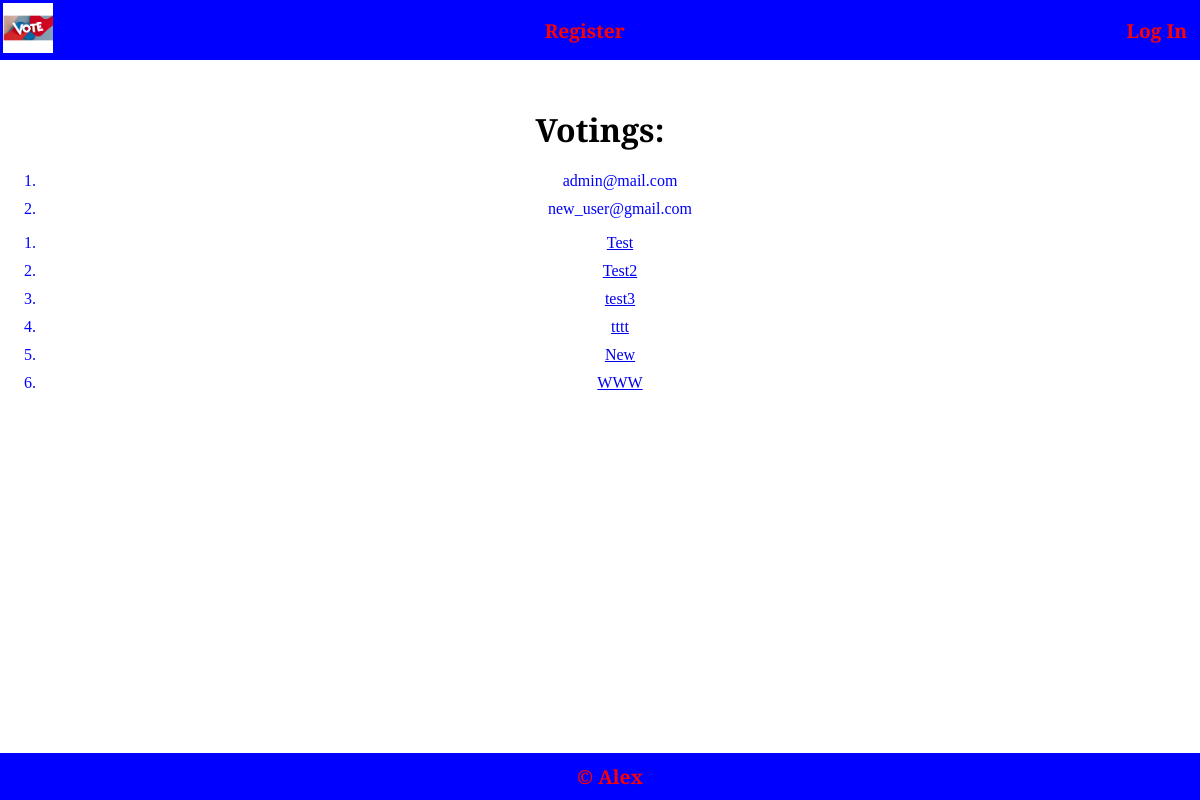
Before: / with the older database file.
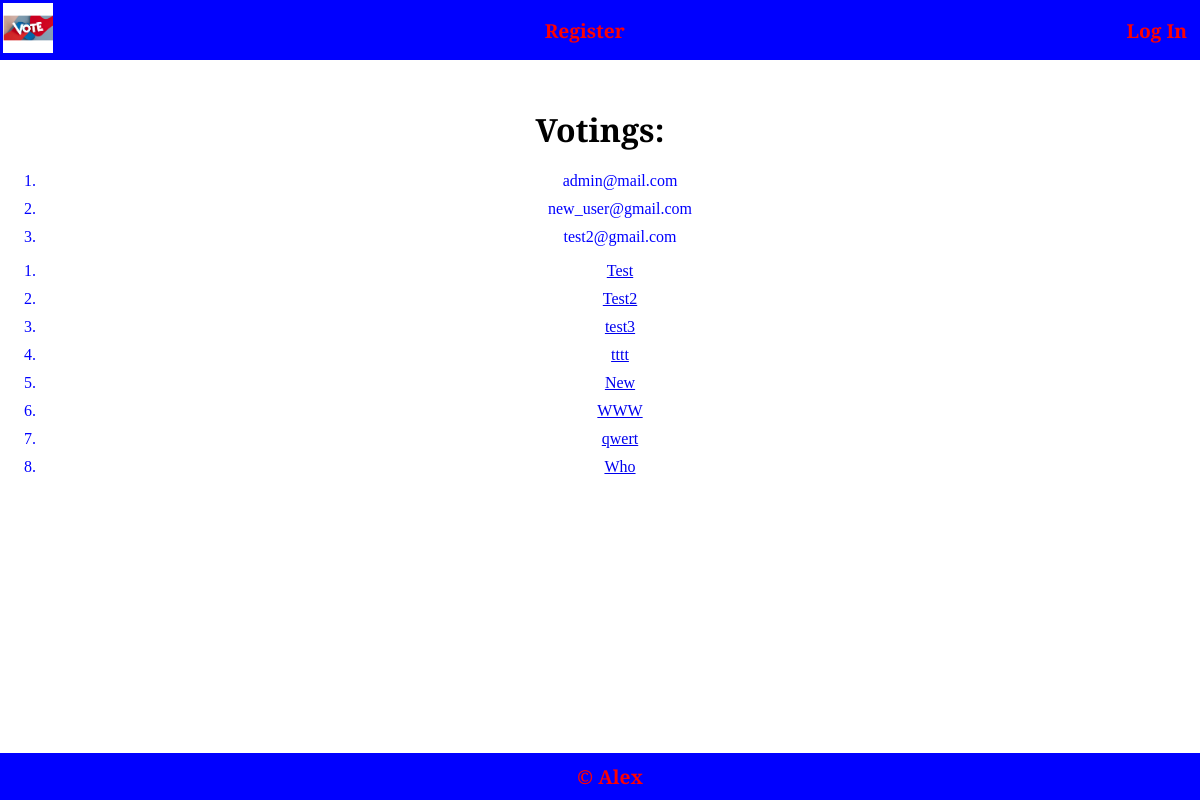
After: the same page with the newer database file.
### authentication/models.py (models this page shows)
class CustomUser(AbstractBaseUser, PermissionsMixin):
    email = models.EmailField(unique=True)
    username = models.CharField(max_length=30, unique=True)
    password = models.CharField(max_length=128)
    rating = models.IntegerField(default=0)
    is_active = models.BooleanField(default=True)
    is_staff = models.BooleanField(default=False)
    is_superuser = models.BooleanField(default=False)
    is_admin = models.BooleanField(default=False)
    objects = CustomUserManager()
    USERNAME_FIELD = 'email'
    REQUIRED_FIELDS = []
    def __str__(self):
        return self.email

### main/models.py (models this page shows, shortened)
class Voting(models.Model):
    header = models.CharField(max_length=200, null=False)
    description = models.TextField(null=False)
    user_id = models.ForeignKey(CustomUser, on_delete=models.CASCADE)

### main/views.py (the view)
# urls.py: path('', views.index, name='index'),
def index(request):
    logger.info("Opened main page")
    return render(request, 'main/index.html', {
        "votes": Voting.objects.all(),
        "users": CustomUser.objects.all()
    })

### main/templates/main/index.html (shortened to what this page needs)
{% extends "layout.html" %}
{% load static %}
{% block body %}
<h1>Votings:</h1>
<ol>
{% for user in users %}
<li>
    {{ user }}
</li>
{% endfor %}
</ol>
<ol>
    {% for vote in votes %}
    <li>
        <a href="/votings/{{ vote.id }}">{{ vote.header }}</a>
    </li>
    {% endfor %}
    </ol>
{% endblock body %}

Changed rows visible on the page:
added CustomUser: email "test2@gmail.com"
added Voting: header "qwert"
added Voting: header "Who"
